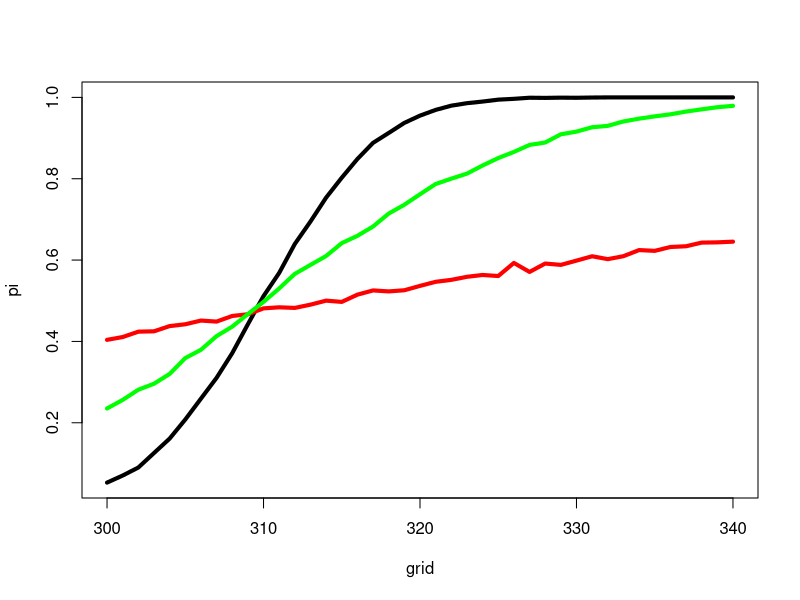

Recreate this plot in R.
#Simulacion de un test de hipotesis

#Parametros del test
n <- 25
k <- 309.86
  
#Creamos la realidad
mu <- 320
mean(replicate(10000,{
  #Simulamos la muestra
  x <- rnorm(n, mean = mu, sd = 30)
  
  #Vemos si rechaza
  mean(x) > k
}))


#Armamos la curva de potencia
potencia_empirica_1 <- function(mu){
  mean(replicate(10000,{
    #Simulamos la muestra
    x <- rnorm(n, mean = mu, sd = 30)
    
    #Vemos si rechaza
    mean(x) > k
  }))
  
}

potencia_empirica_2 <- function(mu){
  mean(replicate(10000,{
    #Simulamos la muestra
    x <- rexp(n, rate = 1/mu)
    
    #Vemos si rechaza
    mean(x) > k
  }))
  
}

potencia_empirica_3 <- function(mu){
  mean(replicate(10000,{
    #Simulamos la muestra
    x <- rexp(500, rate = 1/mu)
    
    #Vemos si rechaza
    mean(x) > k
  }))
  
}


grid <- as.matrix(seq(300, 340, 1))
pi <- apply(grid, 1, potencia_empirica_1)
pi2 <- apply(grid, 1, potencia_empirica_2)
pi3 <- apply(grid, 1, potencia_empirica_3)

plot(grid, pi, type = 'l', lwd=4)
lines(grid, pi2, type='l', lwd=4, col='red')
lines(grid, pi3, type='l', lwd=4, col='green')






